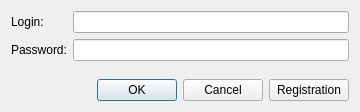
<?xml version="1.0" encoding="UTF-8"?>
<ui version="4.0">
 <class>LoginForm</class>
 <widget class="QWidget" name="LoginForm">
  <property name="geometry">
   <rect>
    <x>0</x>
    <y>0</y>
    <width>360</width>
    <height>112</height>
   </rect>
  </property>
  <property name="windowTitle">
   <string>Form</string>
  </property>
  <layout class="QVBoxLayout" name="verticalLayout">
   <item>
    <layout class="QFormLayout" name="formLayout">
     <item row="0" column="0">
      <widget class="QLabel" name="login">
       <property name="text">
        <string>Login: </string>
       </property>
      </widget>
     </item>
     <item row="1" column="0">
      <widget class="QLabel" name="password">
       <property name="text">
        <string>Password:</string>
       </property>
      </widget>
     </item>
     <item row="0" column="1">
      <widget class="QLineEdit" name="loginEdit">
       <property name="text">
        <string/>
       </property>
      </widget>
     </item>
     <item row="1" column="1">
      <widget class="QLineEdit" name="PasswordEdit">
       <property name="text">
        <string/>
       </property>
       <property name="echoMode">
        <enum>QLineEdit::EchoMode::Password</enum>
       </property>
      </widget>
     </item>
    </layout>
   </item>
   <item>
    <spacer name="verticalSpacer">
     <property name="orientation">
      <enum>Qt::Orientation::Vertical</enum>
     </property>
     <property name="sizeHint" stdset="0">
      <size>
       <width>20</width>
       <height>40</height>
      </size>
     </property>
    </spacer>
   </item>
   <item>
    <layout class="QHBoxLayout" name="horizontalLayout" stretch="1,0">
     <item>
      <widget class="QDialogButtonBox" name="buttonBox">
       <property name="standardButtons">
        <set>QDialogButtonBox::StandardButton::Cancel|QDialogButtonBox::StandardButton::Ok</set>
       </property>
      </widget>
     </item>
     <item>
      <widget class="QPushButton" name="registerButton">
       <property name="text">
        <string>Registration</string>
       </property>
      </widget>
     </item>
    </layout>
   </item>
  </layout>
 </widget>
 <resources/>
 <connections/>
</ui>
